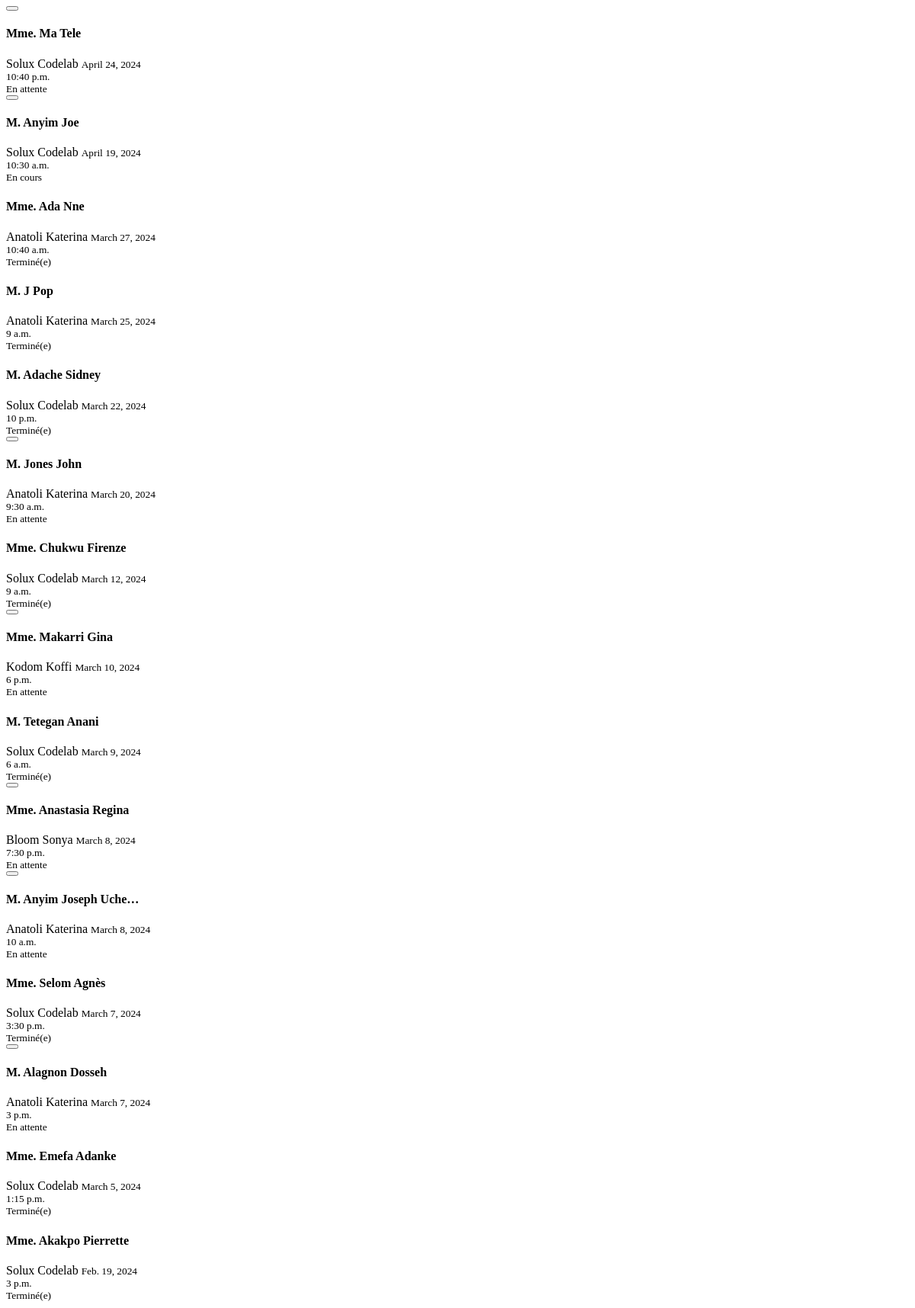
The app's page /appointments/grid/ (signed in), older data.
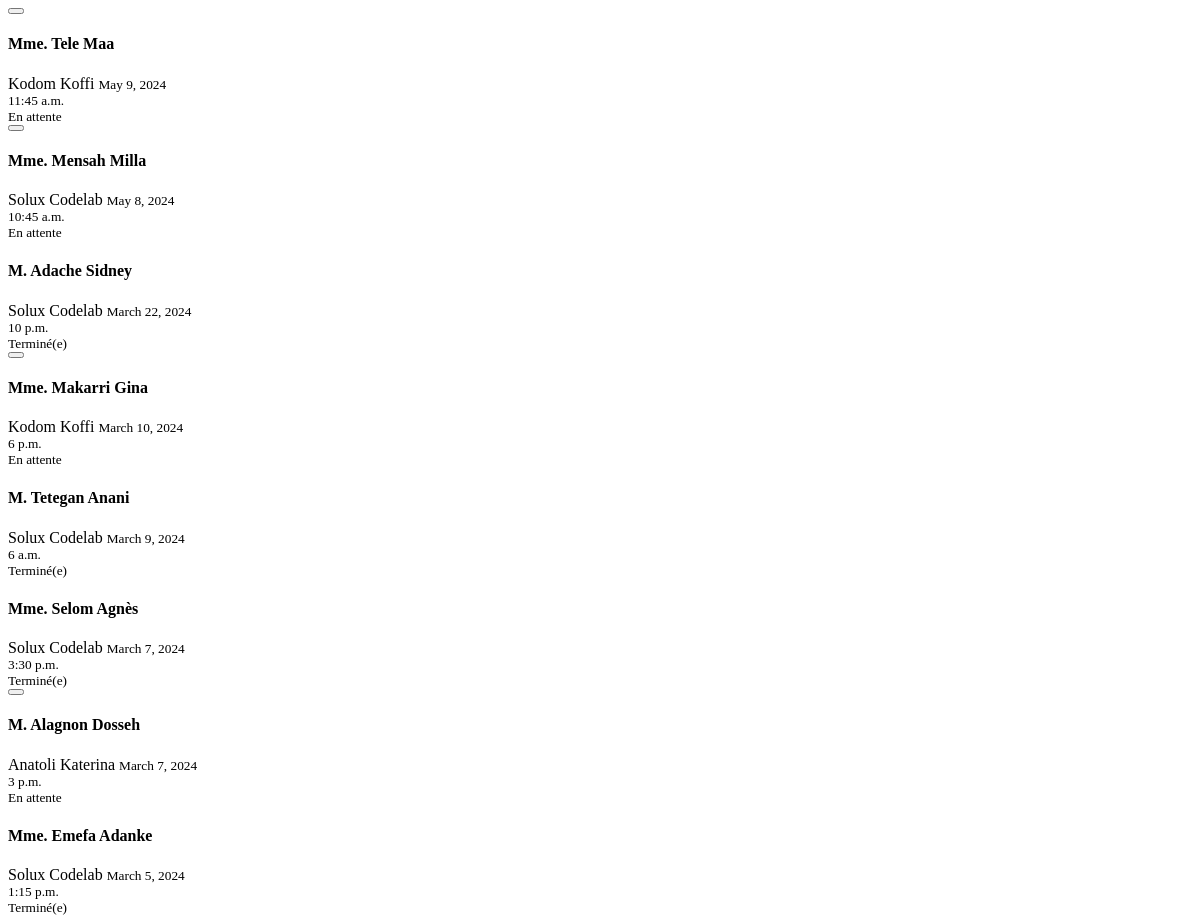
The same page, newer data.
### base/models.py (models this page shows, shortened)
class Appointment(models.Model):
    host = models.ForeignKey(CustomUser, on_delete=models.CASCADE)
    first_name = models.CharField(max_length=255)
    last_name = models.CharField(max_length=255)
    email = models.EmailField(max_length=255, null=True, blank=True)
    phone = models.CharField(max_length=255, blank=True, null=True)
    observations = models.TextField(blank=True, null=True)
    sex = models.CharField(max_length=50, choices=genders)
    context = models.CharField(
        max_length=50, choices=context_types, default='professional')
    nationality = models.CharField(
        max_length=255, default='', null=True, blank=True)
    date = models.DateField(default=date.today)
    time = models.TimeField()
    started_at = models.TimeField(default=timezone.now)
    ended_at = models.TimeField(null=True, blank=True)
    departed_at = models.TimeField(null=True, blank=True)
    id_document = models.CharField(
        max_length=50, choices=id_types, null=True, blank=True)
    id_number = models.CharField(max_length=50, null=True, blank=True)
    status = models.ForeignKey(Status, default=1, on_delete=models.CASCADE)
    is_accepted = models.BooleanField(default=False)
    is_cancelled = models.BooleanField(default=False)
    is_finished = models.BooleanField(default=False)
    is_missed = models.BooleanField(default=False)
    is_vip = models.BooleanField(default=False)
    signature = models.ImageField(
        upload_to='signatures/', null=True, blank=True)

### accounts/models.py (models this page shows, shortened)
class CustomUser(AbstractBaseUser, PermissionsMixin):
    email = models.EmailField(db_index=True, unique=True, max_length=255)
    username = models.CharField(
        max_length=255, unique=True, blank=True, null=True)
    first_name = models.CharField(max_length=255)
    last_name = models.CharField(max_length=255)
    address = models.CharField(max_length=255, blank=True, null=True)
    phone = models.CharField(max_length=20, unique=True, blank=True, null=True)
    role = models.ForeignKey(
        Role, on_delete=models.CASCADE, blank=True, null=True,)
    image = models.ImageField(blank=True, null=True, upload_to='users')
    is_active = models.BooleanField(default=True)
    is_staff = models.BooleanField(default=False)
    is_superuser = models.BooleanField(default=False)
    objects = CustomUserManager()
    USERNAME_FIELD = 'email'
    REQUIRED_FIELDS = []

### base/views.py (the view)
# urls.py: path('appointments/grid/', appointments_grid, name='appointments_grid'),
@login_required(login_url='login')
def appointments_grid(req):
    user = req.user
    if user.role.sec_level >= 4:
        appointments = Appointment.objects.all().order_by('-date', '-time')
    else:
        appointments = Appointment.objects.filter(
            host=user).order_by('-date', '-time')
    context = {"appointments": appointments}
    return render(req, 'base/partials/appointments/gridview.html', context)

### base/utils.py (called while the page is built)
def h_encode(id):
    return hashids.encode(id)

    def to_url(self, value):
        return h_encode(value)

### base/templates/base/partials/appointments/gridview.html
{% if not appointments %}
<div class="flex flex-col gap-2 h-full min-h-[400px] justify-center items-center text-center text-black m-auto">
  <i class="fa-solid fa-folder-open text-gray-300 text-7xl"></i>
  <span class="px-4 py-2 w-fit bg-gray-300 rounded-lg text-sm">
    Aucun rendez-vous disponible
  </span>
</div>
{% else %}
<div
  class="grid grid-cols-2 lg:grid-cols-3 xl:grid-cols-4 gap-3"
>
  {% for obj in appointments %}
  {% include 'base/components/appointments/grid_card.html' %}
  {% endfor %}
</div>
{% endif %}

### base/templates/base/components/appointments/grid_card.html (shortened to what this page needs)
{% load static %}
<div
  class="cursor-pointer relative flex flex-col border bg-white focus:border-purple-400 hover:border-purple-400 hover:shadow-md w-full rounded-lg transition duration-300 ease-in-out"
>
  {% if user.role.sec_level >= 4 and obj.status.id != 3 %}
  <div class="flex absolute top-0 right-0 text-gray-300 text-xs">
    <button
      onclick="hide_dialogs()"
      hx-target="#basic_dialog"
      hx-get="{% url 'edit_appointment' obj.id %}"
      class="px-2 py-1 hover:bg-purple-300 border border-t-0 rounded-md hover:text-black"
    >
    </button>
  </div>
  {% endif %}
  <article
    hx-get="{% url 'appointment_alt' obj.id %}"
    hx-target="#basic_dialog"
    hx-swap="innerHTML"
    class="p-4 md:text-sm lg:text-md text-left flex flex-col gap-1 justify-between"
  >
    <h4 class="text-black font-bold">
      {% if obj.sex == 'male' %} M. {% else %} Mme. {% endif %}
      {{obj.last_name}} {{obj.first_name|truncatechars:12}}
    </h4>
    <span class="font-light text-xs text-gray-600"
      > {{obj.host.last_name}} {{obj.host.first_name}}</span
    >
    <small class="text:xs text-gray-400"
      > {{obj.date}}</small
    >
    <div class="flex items-start justify-between">
      <small class="text:xs text-gray-400"
        > {{obj.time}}</small
      >
      {% include 'base/components/status_badge.html' %}
    </div>
  </article>
</div>

### base/templates/base/components/status_badge.html (shortened to what this page needs)
{% if not curr_obj %}
<div class="obj_status{{obj.id}} text-black text:xs lg:text-xs">
  {% if obj.status.id == 1 %}
  <span class="px-3 py-1 bg-purple-200 rounded-md group">
    <small class="hidden group-hover:inline ml-2 text-[0.7rem]">
      En attente
    </small>
  </span>
  {% elif obj.status.id == 2 %}
  <span class="px-3 py-1 bg-amber-200 rounded-md group">
    <small class="hidden group-hover:inline ml-2 text-[0.7rem]">
      En cours
    </small>
  </span>
  {% elif obj.status.id == 3 %}
  <span class="px-3 py-1 bg-green-200 rounded-md group">
    <small class="hidden group-hover:inline ml-2 text-[0.7rem]">
      Terminé(e)
    </small>
  </span>
  {% endif %}
</div>
{% endif %}

Row changes from the older to the newer data that the page shows:
removed Appointment: sex "Mme.", last_name "Ma", first_name "Tele", host.last_name "Solux", host.first_name "Codelab", date "April 24, 2024", time "10:40 p.m.", shows "En attente"
removed Appointment: sex "M.", last_name "Anyim", first_name "Joe", host.last_name "Solux", host.first_name "Codelab", date "April 19, 2024", time "10:30 a.m.", shows "En cours"
removed Appointment: sex "Mme.", last_name "Ada", first_name "Nne", host.last_name "Anatoli", host.first_name "Katerina", date "March 27, 2024", time "10:40 a.m.", shows "Terminé(e)"
removed Appointment: sex "M.", last_name "J", first_name "Pop", host.last_name "Anatoli", host.first_name "Katerina", date "March 25, 2024", time "9 a.m.", shows "Terminé(e)"
removed Appointment: sex "M.", last_name "Jones", first_name "John", host.last_name "Anatoli", host.first_name "Katerina", date "March 20, 2024", time "9:30 a.m.", shows "En attente"
removed Appointment: sex "Mme.", last_name "Chukwu", first_name "Firenze", host.last_name "Solux", host.first_name "Codelab", date "March 12, 2024", time "9 a.m.", shows "Terminé(e)"
removed Appointment: sex "Mme.", last_name "Anastasia", first_name "Regina", host.last_name "Bloom", host.first_name "Sonya", date "March 8, 2024", time "7:30 p.m.", shows "En attente"
removed Appointment: sex "M.", last_name "Anyim", first_name "Joseph Uche…", host.last_name "Anatoli", host.first_name "Katerina", date "March 8, 2024", time "10 a.m.", shows "En attente"
removed Appointment: sex "Mme.", last_name "Akakpo", first_name "Pierrette", host.last_name "Solux", host.first_name "Codelab", date "Feb. 19, 2024", time "3 p.m.", shows "Terminé(e)"
added Appointment: sex "Mme.", last_name "Tele", first_name "Maa", host.last_name "Kodom", host.first_name "Koffi", date "May 9, 2024", time "11:45 a.m.", shows "En attente"
added Appointment: sex "Mme.", last_name "Mensah", first_name "Milla", host.last_name "Solux", host.first_name "Codelab", date "May 8, 2024", time "10:45 a.m.", shows "En attente"
